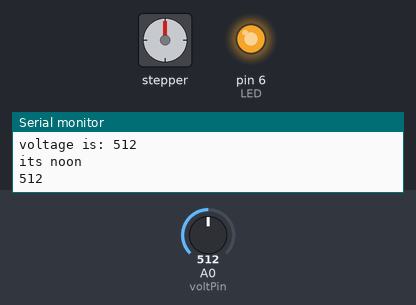
This sketch was run on a simulated Arduino Uno, built with avr-gcc and run on an emulated ATmega328P. Shown: stepper motor, output pins drawn as LEDs (lit = HIGH), the last lines printed to the serial monitor. The test bench sets the inputs (shaded band); at power-on: A0 (voltPin) = 512. Stepper angles assume 2048 steps per turn.

Above: at 1.8 s.
1.9 s: A0 (voltPin) set to 936
3.4 s: A0 (voltPin) set to 962
At 5.1 s:
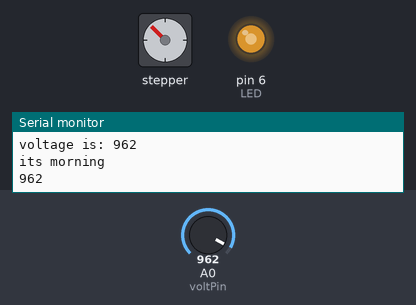
6.0 s: A0 (voltPin) set to 992
7.7 s: A0 (voltPin) set to 1008
At 10.5 s:
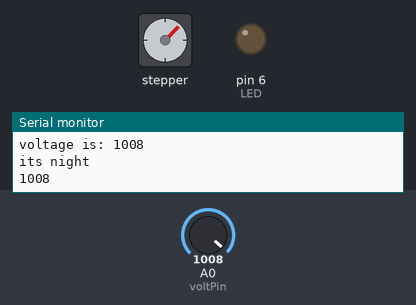
11.0 s: A0 (voltPin) set to 990
At 11.68 s:
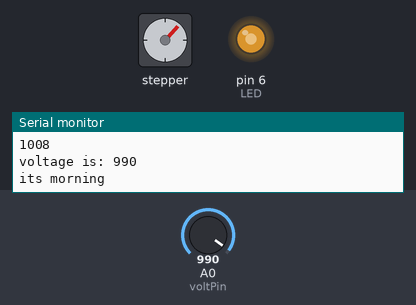
13.6 s: A0 (voltPin) set to 1009
At 14.69 s:
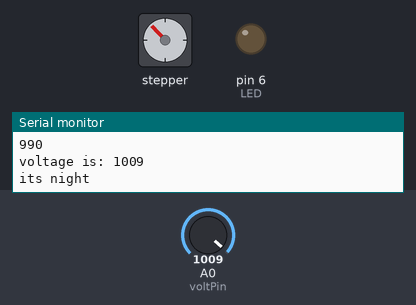
Timing chart, 0 to 17.0 s (numbered marks = the images above; inputs shaded):
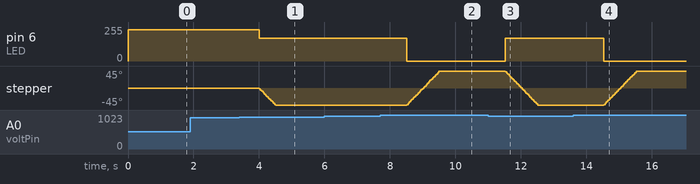

Measured:
- the behaviour switches between 951 and 952 on A0 (voltPin) (found by bisection; images 0 and 1)
- the behaviour switches between 999 and 1000 on A0 (voltPin) (found by bisection; images 1 and 2)
- after the input at 3.4 s, pin 6 (LED): 235/255 → 170/255 after 0.60 s; stepper: turns 45° counter-clockwise in 0.50 s, starting after 0.61 s
- after the input at 7.7 s, pin 6 (LED): 170/255 → 0/255 after 0.81 s; stepper: turns 90° clockwise in 1.0 s, starting after 0.81 s
- after the input at 11.0 s, pin 6 (LED): 0/255 → 170/255 after 0.52 s; stepper: turns 90° counter-clockwise in 0.98 s, starting after 0.52 s
- after the input at 13.6 s, pin 6 (LED): 170/255 → 0/255 after 0.93 s; stepper: turns 90° clockwise in 1.0 s, starting after 0.93 s

The sketch:

Clock.ino
```cpp
#include <Stepper.h>
Stepper ms(2048,8,10,9,11);
int voltPin=A0;
int LED=6;
int voltage;
String state;
String preState;
void setup() {
  ms.setSpeed(15);
  pinMode(LED,OUTPUT);
  pinMode(voltPin,INPUT);
  Serial.begin(9600);
}

 void loop() {
voltage=analogRead(voltPin);
Serial.print("voltage is: ");
Serial.println(voltage);
if(voltage>=1000){
  Serial.println("its night");
  analogWrite(LED,0);
  state="night";
  if(state.equalsIgnoreCase("night")&&preState.equalsIgnoreCase("morning"))ms.step(512);
  else if(state.equalsIgnoreCase("night")&&preState.equalsIgnoreCase("noon"))ms.step(256);
  preState=state;
}
if(voltage<=950){
  Serial.println("its noon");
  analogWrite(LED,235);
  state="noon";
  if(state.equalsIgnoreCase("noon")&&preState.equalsIgnoreCase("night"))ms.step(-256);
  else if(state.equalsIgnoreCase("noon")&&preState.equalsIgnoreCase("morning"))ms.step(256);
  preState=state;
}
if(voltage>951&&voltage<999){
  Serial.println("its morning");
  analogWrite(LED,170);
  state="morning";
  if(state.equalsIgnoreCase("morning")&&preState.equalsIgnoreCase("night"))ms.step(-512);
  else if(state.equalsIgnoreCase("morning")&&preState.equalsIgnoreCase("noon"))ms.step(-256);
  preState=state;
}
Serial.println(voltage);
delay(1000);
 }
```
